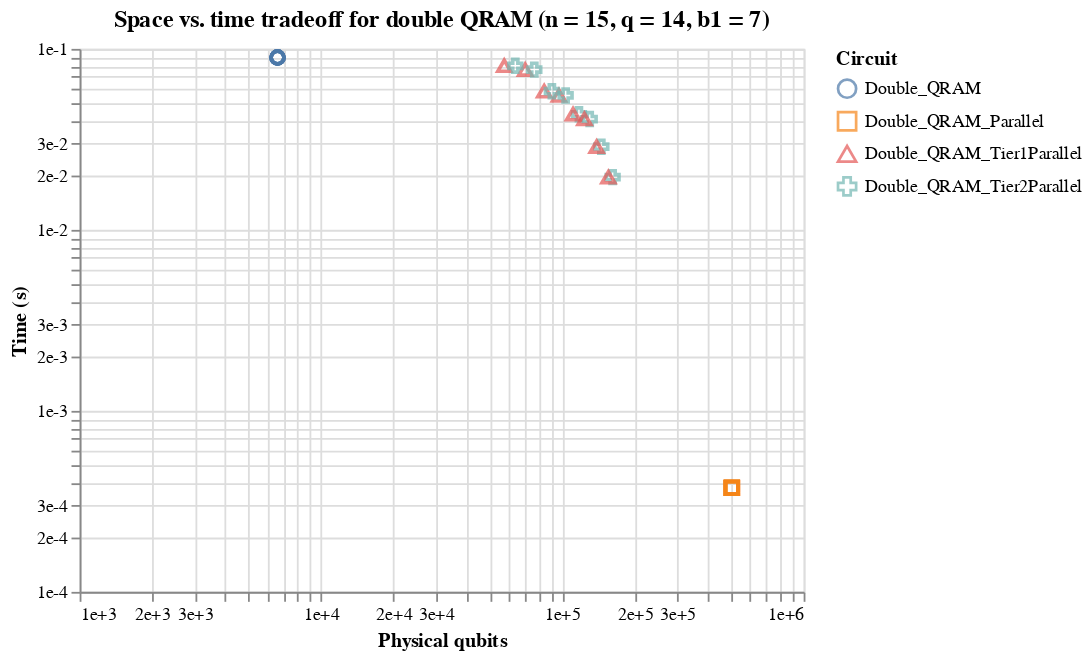

Here is the notebook cell this chart was saved with:
### Code cell
# Same as above but doubles only
doubles = df[np.logical_and([df['name'][i][0:6] == "Double" for i in range(df.shape[0])], np.logical_and(df['n'] == 15, df['q'] == 14))]
doubles = doubles[doubles['b1'] == 7]

Chart(doubles, title="Space vs. time tradeoff for double QRAM (n = 15, q = 14, b1 = 7)").mark_point(size=50).encode(x=X('total_phys_q',
                                  scale=Scale(type='log',),
                                  axis=Axis(title="Physical qubits",
                                            format="e")),
                              y=Y('total_time',
                                  scale=Scale(type='log'),
                                  axis=Axis(title="Time (s)",
                                            format="e")),
                               shape='name',                                                                                     
                              color=Color('name', legend=Legend(title="Circuit"))
                              )

### Figure 1 — Vega-Lite specification as saved in the notebook (floating-point values rounded to 4 significant figures)
{"$schema": "https://vega.github.io/schema/vega-lite/v2.6.0.json", "config": {"view": {"height": 300, "width": 400}}, "data": {"name": "data-c1d82b3bd4fda4be234095db34498d65"}, "datasets": {"data-c1d82b3bd4fda4be234095db34498d65": [{"b1": 7, "b2": 7, "clifford_distance": 4, "clifford_phys_q": 1550, "clifford_time": 0.001242, "clifford_total_avg_cycles": 6211.0, "cliffords": 83977, "cnot_count": 71687, "depth": 63498, "distill_cycles_per_state": 50, "distill_distances": "[5]", "distill_factories": 4, "distill_logical_q": 64, "distill_logical_q_per_factory": 16, "distill_phys_q": 5056, "distill_reqd": true, "distill_sim_states": 1, "distill_time": 0.08962, "distill_total_cycles": 563350, "eps": 1, "h_count": 12290, "k": 4, "mode": "defect", "n": 15, "n_qubits": 31, "name": "Double_QRAM", "p_g": 1e-05, "p_in": 0.0001, "q": 14, "safety_factor": 0, "t_count": 35847, "t_depth": 11267, "t_sc": 2e-07, "total_cost": 25.69, "total_phys_q": 6606, "total_time": 0.08962}, {"b1": 7, "b2": 7, "clifford_distance": 4, "clifford_phys_q": 52400, "clifford_time": 3.352e-05, "clifford_total_avg_cycles": 167.6, "cliffords": 76801, "cnot_count": 65791, "depth": 63498, "distill_cycles_per_state": 50, "distill_distances": "[5]", "distill_factories": 4, "distill_logical_q": 64, "distill_logical_q_per_factory": 16, "distill_phys_q": 5056, "distill_reqd": true, "distill_sim_states": 1, "distill_time": 0.08066, "distill_total_cycles": 461350, "eps": 1, "h_count": 11010, "k": 4, "mode": "defect", "n": 15, "n_qubits": 1048, "name": "Double_QRAM_Tier1Parallel", "p_g": 1e-05, "p_in": 0.0001, "q": 14, "safety_factor": 0, "t_count": 32263, "t_depth": 9227, "t_sc": 2e-07, "total_cost": 28.93, "total_phys_q": 57456, "total_time": 0.08066}, {"b1": 7, "b2": 7, "clifford_distance": 4, "clifford_phys_q": 147700, "clifford_time": 8.249e-06, "clifford_total_avg_cycles": 41.24, "cliffords": 53491, "cnot_count": 46065, "depth": 13322, "distill_cycles_per_state": 50, "distill_distances": "[5]", "distill_factories": 11, "distill_logical_q": 176, "distill_logical_q_per_factory": 16, "distill_phys_q": 13904, "distill_reqd": true, "distill_sim_states": 1, "distill_time": 0.01956, "distill_total_cycles": 104350, "eps": 1, "h_count": 7426, "k": 4, "mode": "defect", "n": 15, "n_qubits": 2954, "name": "Double_QRAM_Tier2Parallel", "p_g": 1e-05, "p_in": 0.0001, "q": 14, "safety_factor": 0, "t_count": 21511, "t_depth": 2087, "t_sc": 2e-07, "total_cost": 28.28, "total_phys_q": 161604, "total_time": 0.01956}, {"b1": 7, "b2": 7, "clifford_distance": 4, "clifford_phys_q": 198550, "clifford_time": 5.284e-06, "clifford_total_avg_cycles": 26.42, "cliffords": 46315, "cnot_count": 40169, "depth": 281, "distill_cycles_per_state": 40, "distill_distances": "[4]", "distill_factories": 382, "distill_logical_q": 6112, "distill_logical_q_per_factory": 16, "distill_phys_q": 305600, "distill_reqd": true, "distill_sim_states": 1, "distill_time": 0.0003754, "distill_total_cycles": 1880, "eps": 1, "h_count": 6146, "k": 4, "mode": "defect", "n": 15, "n_qubits": 3971, "name": "Double_QRAM_Parallel", "p_g": 1e-05, "p_in": 0.0001, "q": 14, "safety_factor": 0, "t_count": 17927, "t_depth": 47, "t_sc": 2e-07, "total_cost": 24.2, "total_phys_q": 504150, "total_time": 0.0003754}, {"b1": 7, "b2": 7, "clifford_distance": 4, "clifford_phys_q": 1550, "clifford_time": 0.001242, "clifford_total_avg_cycles": 6211.0, "cliffords": 83977, "cnot_count": 71687, "depth": 56330, "distill_cycles_per_state": 50, "distill_distances": "[5]", "distill_factories": 4, "distill_logical_q": 64, "distill_logical_q_per_factory": 16, "distill_phys_q": 5056, "distill_reqd": true, "distill_sim_states": 1, "distill_time": 0.08962, "distill_total_cycles": 563350, "eps": 1, "h_count": 12290, "k": 5, "mode": "defect", "n": 15, "n_qubits": 31, "name": "Double_QRAM", "p_g": 1e-05, "p_in": 0.0001, "q": 14, "safety_factor": 0, "t_count": 35847, "t_depth": 11267, "t_sc": 2e-07, "total_cost": 25.69, "total_phys_q": 6606, "total_time": 0.08962}, {"b1": 7, "b2": 7, "clifford_distance": 4, "clifford_phys_q": 65100, "clifford_time": 2.58e-05, "clifford_total_avg_cycles": 129.0, "cliffords": 73471, "cnot_count": 62973, "depth": 56330, "distill_cycles_per_state": 50, "distill_distances": "[5]", "distill_factories": 4, "distill_logical_q": 64, "distill_logical_q_per_factory": 16, "distill_phys_q": 5056, "distill_reqd": true, "distill_sim_states": 1, "distill_time": 0.07682, "distill_total_cycles": 410350, "eps": 1, "h_count": 10498, "k": 5, "mode": "defect", "n": 15, "n_qubits": 1302, "name": "Double_QRAM_Tier1Parallel", "p_g": 1e-05, "p_in": 0.0001, "q": 14, "safety_factor": 0, "t_count": 30727, "t_depth": 8207, "t_sc": 2e-07, "total_cost": 29.06, "total_phys_q": 70156, "total_time": 0.07682}, {"b1": 7, "b2": 7, "clifford_distance": 4, "clifford_phys_q": 135000, "clifford_time": 9.594e-06, "clifford_total_avg_cycles": 47.97, "cliffords": 56821, "cnot_count": 48883, "depth": 20490, "distill_cycles_per_state": 50, "distill_distances": "[5]", "distill_factories": 8, "distill_logical_q": 128, "distill_logical_q_per_factory": 16, "distill_phys_q": 10112, "distill_reqd": true, "distill_sim_states": 1, "distill_time": 0.02881, "distill_total_cycles": 155350, "eps": 1, "h_count": 7938, "k": 5, "mode": "defect", "n": 15, "n_qubits": 2700, "name": "Double_QRAM_Tier2Parallel", "p_g": 1e-05, "p_in": 0.0001, "q": 14, "safety_factor": 0, "t_count": 23047, "t_depth": 3107, "t_sc": 2e-07, "total_cost": 28.71, "total_phys_q": 145112, "total_time": 0.02881}, {"b1": 7, "b2": 7, "clifford_distance": 4, "clifford_phys_q": 198550, "clifford_time": 5.284e-06, "clifford_total_avg_cycles": 26.42, "cliffords": 46315, "cnot_count": 40169, "depth": 253, "distill_cycles_per_state": 40, "distill_distances": "[4]", "distill_factories": 382, "distill_logical_q": 6112, "distill_logical_q_per_factory": 16, "distill_phys_q": 305600, "distill_reqd": true, "distill_sim_states": 1, "distill_time": 0.0003754, "distill_total_cycles": 1880, "eps": 1, "h_count": 6146, "k": 5, "mode": "defect", "n": 15, "n_qubits": 3971, "name": "Double_QRAM_Parallel", "p_g": 1e-05, "p_in": 0.0001, "q": 14, "safety_factor": 0, "t_count": 17927, "t_depth": 47, "t_sc": 2e-07, "total_cost": 24.2, "total_phys_q": 504150, "total_time": 0.0003754}, {"b1": 7, "b2": 7, "clifford_distance": 4, "clifford_phys_q": 1550, "clifford_time": 0.001242, "clifford_total_avg_cycles": 6211.0, "cliffords": 83977, "cnot_count": 71687, "depth": 49162, "distill_cycles_per_state": 50, "distill_distances": "[5]", "distill_factories": 4, "distill_logical_q": 64, "distill_logical_q_per_factory": 16, "distill_phys_q": 5056, "distill_reqd": true, "distill_sim_states": 1, "distill_time": 0.08962, "distill_total_cycles": 563350, "eps": 1, "h_count": 12290, "k": 6, "mode": "defect", "n": 15, "n_qubits": 31, "name": "Double_QRAM", "p_g": 1e-05, "p_in": 0.0001, "q": 14, "safety_factor": 0, "t_count": 35847, "t_depth": 11267, "t_sc": 2e-07, "total_cost": 25.69, "total_phys_q": 6606, "total_time": 0.08962}, {"b1": 7, "b2": 7, "clifford_distance": 4, "clifford_phys_q": 77800, "clifford_time": 2.06e-05, "clifford_total_avg_cycles": 103.0, "cliffords": 70141, "cnot_count": 60155, "depth": 49162, "distill_cycles_per_state": 50, "distill_distances": "[5]", "distill_factories": 5, "distill_logical_q": 80, "distill_logical_q_per_factory": 16, "distill_phys_q": 6320, "distill_reqd": true, "distill_sim_states": 1, "distill_time": 0.05838, "distill_total_cycles": 359350, "eps": 1, "h_count": 9986, "k": 6, "mode": "defect", "n": 15, "n_qubits": 1556, "name": "Double_QRAM_Tier1Parallel", "p_g": 1e-05, "p_in": 0.0001, "q": 14, "safety_factor": 0, "t_count": 29191, "t_depth": 7187, "t_sc": 2e-07, "total_cost": 29.13, "total_phys_q": 84120, "total_time": 0.05838}, {"b1": 7, "b2": 7, "clifford_distance": 4, "clifford_phys_q": 122300, "clifford_time": 1.122e-05, "clifford_total_avg_cycles": 56.09, "cliffords": 60151, "cnot_count": 51701, "depth": 27658, "distill_cycles_per_state": 50, "distill_distances": "[5]", "distill_factories": 6, "distill_logical_q": 96, "distill_logical_q_per_factory": 16, "distill_phys_q": 7584, "distill_reqd": true, "distill_sim_states": 1, "distill_time": 0.04097, "distill_total_cycles": 206350, "eps": 1, "h_count": 8450, "k": 6, "mode": "defect", "n": 15, "n_qubits": 2446, "name": "Double_QRAM_Tier2Parallel", "p_g": 1e-05, "p_in": 0.0001, "q": 14, "safety_factor": 0, "t_count": 24583, "t_depth": 4127, "t_sc": 2e-07, "total_cost": 28.97, "total_phys_q": 129884, "total_time": 0.04097}, {"b1": 7, "b2": 7, "clifford_distance": 4, "clifford_phys_q": 198550, "clifford_time": 5.284e-06, "clifford_total_avg_cycles": 26.42, "cliffords": 46315, "cnot_count": 40169, "depth": 225, "distill_cycles_per_state": 40, "distill_distances": "[4]", "distill_factories": 382, "distill_logical_q": 6112, "distill_logical_q_per_factory": 16, "distill_phys_q": 305600, "distill_reqd": true, "distill_sim_states": 1, "distill_time": 0.0003754, "distill_total_cycles": 1880, "eps": 1, "h_count": 6146, "k": 6, "mode": "defect", "n": 15, "n_qubits": 3971, "name": "Double_QRAM_Parallel", "p_g": 1e-05, "p_in": 0.0001, "q": 14, "safety_factor": 0, "t_count": 17927, "t_depth": 47, "t_sc": 2e-07, "total_cost": 24.2, "total_phys_q": 504150, "total_time": 0.0003754}, {"b1": 7, "b2": 7, "clifford_distance": 4, "clifford_phys_q": 1550, "clifford_time": 0.001242, "clifford_total_avg_cycles": 6211.0, "cliffords": 83977, "cnot_count": 71687, "depth": 41994, "distill_cycles_per_state": 50, "distill_distances": "[5]", "distill_factories": 4, "distill_logical_q": 64, "distill_logical_q_per_factory": 16, "distill_phys_q": 5056, "distill_reqd": true, "distill_sim_states": 1, "distill_time": 0.08962, "distill_total_cycles": 563350, "eps": 1, "h_count": 12290, "k": 7, "mode": "defect", "n": 15, "n_qubits": 31, "name": "Double_QRAM", "p_g": 1e-05, "p_in": 0.0001, "q": 14, "safety_factor": 0, "t_count": 35847, "t_depth": 11267, "t_sc": 2e-07, "total_cost": 25.69, "total_phys_q": 6606, "total_time": 0.08962}, {"b1": 7, "b2": 7, "clifford_distance": 4, "clifford_phys_q": 90500, "clifford_time": 1.686e-05, "clifford_total_avg_cycles": 84.29, "cliffords": 66811, "cnot_count": 57337, "depth": 41994, "distill_cycles_per_state": 50, "distill_distances": "[5]", "distill_factories": 5, "distill_logical_q": 80, "distill_logical_q_per_factory": 16, "distill_phys_q": 6320, "distill_reqd": true, "distill_sim_states": 1, "distill_time": 0.05531, "distill_total_cycles": 308350, "eps": 1, "h_count": 9474, "k": 7, "mode": "defect", "n": 15, "n_qubits": 1810, "name": "Double_QRAM_Tier1Parallel", "p_g": 1e-05, "p_in": 0.0001, "q": 14, "safety_factor": 0, "t_count": 27655, "t_depth": 6167, "t_sc": 2e-07, "total_cost": 29.12, "total_phys_q": 96820, "total_time": 0.05531}, {"b1": 7, "b2": 7, "clifford_distance": 4, "clifford_phys_q": 109600, "clifford_time": 1.322e-05, "clifford_total_avg_cycles": 66.1, "cliffords": 63481, "cnot_count": 54519, "depth": 34826, "distill_cycles_per_state": 50, "distill_distances": "[5]", "distill_factories": 6, "distill_logical_q": 96, "distill_logical_q_per_factory": 16, "distill_phys_q": 7584, "distill_reqd": true, "distill_sim_states": 1, "distill_time": 0.04353, "distill_total_cycles": 257350, "eps": 1, "h_count": 8962, "k": 7, "mode": "defect", "n": 15, "n_qubits": 2192, "name": "Double_QRAM_Tier2Parallel", "p_g": 1e-05, "p_in": 0.0001, "q": 14, "safety_factor": 0, "t_count": 26119, "t_depth": 5147, "t_sc": 2e-07, "total_cost": 29.13, "total_phys_q": 117184, "total_time": 0.04353}, {"b1": 7, "b2": 7, "clifford_distance": 4, "clifford_phys_q": 198550, "clifford_time": 5.284e-06, "clifford_total_avg_cycles": 26.42, "cliffords": 46315, "cnot_count": 40169, "depth": 197, "distill_cycles_per_state": 40, "distill_distances": "[4]", "distill_factories": 382, "distill_logical_q": 6112, "distill_logical_q_per_factory": 16, "distill_phys_q": 305600, "distill_reqd": true, "distill_sim_states": 1, "distill_time": 0.0003754, "distill_total_cycles": 1880, "eps": 1, "h_count": 6146, "k": 7, "mode": "defect", "n": 15, "n_qubits": 3971, "name": "Double_QRAM_Parallel", "p_g": 1e-05, "p_in": 0.0001, "q": 14, "safety_factor": 0, "t_count": 17927, "t_depth": 47, "t_sc": 2e-07, "total_cost": 24.2, "total_phys_q": 504150, "total_time": 0.0003754}, {"b1": 7, "b2": 7, "clifford_distance": 4, "clifford_phys_q": 1550, "clifford_time": 0.001242, "clifford_total_avg_cycles": 6211.0, "cliffords": 83977, "cnot_count": 71687, "depth": 41994, "distill_cycles_per_state": 50, "distill_distances": "[5]", "distill_factories": 4, "distill_logical_q": 64, "distill_logical_q_per_factory": 16, "distill_phys_q": 5056, "distill_reqd": true, "distill_sim_states": 1, "distill_time": 0.08962, "distill_total_cycles": 563350, "eps": 1, "h_count": 12290, "k": 8, "mode": "defect", "n": 15, "n_qubits": 31, "name": "Double_QRAM", "p_g": 1e-05, "p_in": 0.0001, "q": 14, "safety_factor": 0, "t_count": 35847, "t_depth": 11267, "t_sc": 2e-07, "total_cost": 25.69, "total_phys_q": 6606, "total_time": 0.08962}, {"b1": 7, "b2": 7, "clifford_distance": 4, "clifford_phys_q": 103200, "clifford_time": 1.404e-05, "clifford_total_avg_cycles": 70.2, "cliffords": 63481, "cnot_count": 54519, "depth": 34826, "distill_cycles_per_state": 50, "distill_distances": "[5]", "distill_factories": 6, "distill_logical_q": 96, "distill_logical_q_per_factory": 16, "distill_phys_q": 7584, "distill_reqd": true, "distill_sim_states": 1, "distill_time": 0.04353, "distill_total_cycles": 257350, "eps": 1, "h_count": 8962, "k": 8, "mode": "defect", "n": 15, "n_qubits": 2064, "name": "Double_QRAM_Tier1Parallel", "p_g": 1e-05, "p_in": 0.0001, "q": 14, "safety_factor": 0, "t_count": 26119, "t_depth": 5147, "t_sc": 2e-07, "total_cost": 29.05, "total_phys_q": 110784, "total_time": 0.04353}, {"b1": 7, "b2": 7, "clifford_distance": 4, "clifford_phys_q": 96900, "clifford_time": 1.575e-05, "clifford_total_avg_cycles": 78.73, "cliffords": 66811, "cnot_count": 57337, "depth": 41994, "distill_cycles_per_state": 50, "distill_distances": "[5]", "distill_factories": 5, "distill_logical_q": 80, "distill_logical_q_per_factory": 16, "distill_phys_q": 6320, "distill_reqd": true, "distill_sim_states": 1, "distill_time": 0.05531, "distill_total_cycles": 308350, "eps": 1, "h_count": 9474, "k": 8, "mode": "defect", "n": 15, "n_qubits": 1938, "name": "Double_QRAM_Tier2Parallel", "p_g": 1e-05, "p_in": 0.0001, "q": 14, "safety_factor": 0, "t_count": 27655, "t_depth": 6167, "t_sc": 2e-07, "total_cost": 29.21, "total_phys_q": 103220, "total_time": 0.05531}, {"b1": 7, "b2": 7, "clifford_distance": 4, "clifford_phys_q": 198550, "clifford_time": 5.284e-06, "clifford_total_avg_cycles": 26.42, "cliffords": 46315, "cnot_count": 40169, "depth": 197, "distill_cycles_per_state": 40, "distill_distances": "[4]", "distill_factories": 382, "distill_logical_q": 6112, "distill_logical_q_per_factory": 16, "distill_phys_q": 305600, "distill_reqd": true, "distill_sim_states": 1, "distill_time": 0.0003754, "distill_total_cycles": 1880, "eps": 1, "h_count": 6146, "k": 8, "mode": "defect", "n": 15, "n_qubits": 3971, "name": "Double_QRAM_Parallel", "p_g": 1e-05, "p_in": 0.0001, "q": 14, "safety_factor": 0, "t_count": 17927, "t_depth": 47, "t_sc": 2e-07, "total_cost": 24.2, "total_phys_q": 504150, "total_time": 0.0003754}, {"b1": 7, "b2": 7, "clifford_distance": 4, "clifford_phys_q": 1550, "clifford_time": 0.001242, "clifford_total_avg_cycles": 6211.0, "cliffords": 83977, "cnot_count": 71687, "depth": 49162, "distill_cycles_per_state": 50, "distill_distances": "[5]", "distill_factories": 4, "distill_logical_q": 64, "distill_logical_q_per_factory": 16, "distill_phys_q": 5056, "distill_reqd": true, "distill_sim_states": 1, "distill_time": 0.08962, "distill_total_cycles": 563350, "eps": 1, "h_count": 12290, "k": 9, "mode": "defect", "n": 15, "n_qubits": 31, "name": "Double_QRAM", "p_g": 1e-05, "p_in": 0.0001, "q": 14, "safety_factor": 0, "t_count": 35847, "t_depth": 11267, "t_sc": 2e-07, "total_cost": 25.69, "total_phys_q": 6606, "total_time": 0.08962}, {"b1": 7, "b2": 7, "clifford_distance": 4, "clifford_phys_q": 115900, "clifford_time": 1.184e-05, "clifford_total_avg_cycles": 59.19, "cliffords": 60151, "cnot_count": 51701, "depth": 27658, "distill_cycles_per_state": 50, "distill_distances": "[5]", "distill_factories": 6, "distill_logical_q": 96, "distill_logical_q_per_factory": 16, "distill_phys_q": 7584, "distill_reqd": true, "distill_sim_states": 1, "distill_time": 0.04097, "distill_total_cycles": 206350, "eps": 1, "h_count": 8450, "k": 9, "mode": "defect", "n": 15, "n_qubits": 2318, "name": "Double_QRAM_Tier1Parallel", "p_g": 1e-05, "p_in": 0.0001, "q": 14, "safety_factor": 0, "t_count": 24583, "t_depth": 4127, "t_sc": 2e-07, "total_cost": 28.89, "total_phys_q": 123484, "total_time": 0.04097}, {"b1": 7, "b2": 7, "clifford_distance": 4, "clifford_phys_q": 84200, "clifford_time": 1.903e-05, "clifford_total_avg_cycles": 95.16, "cliffords": 70141, "cnot_count": 60155, "depth": 49162, "distill_cycles_per_state": 50, "distill_distances": "[5]", "distill_factories": 5, "distill_logical_q": 80, "distill_logical_q_per_factory": 16, "distill_phys_q": 6320, "distill_reqd": true, "distill_sim_states": 1, "distill_time": 0.05838, "distill_total_cycles": 359350, "eps": 1, "h_count": 9986, "k": 9, "mode": "defect", "n": 15, "n_qubits": 1684, "name": "Double_QRAM_Tier2Parallel", "p_g": 1e-05, "p_in": 0.0001, "q": 14, "safety_factor": 0, "t_count": 29191, "t_depth": 7187, "t_sc": 2e-07, "total_cost": 29.24, "total_phys_q": 90520, "total_time": 0.05838}, {"b1": 7, "b2": 7, "clifford_distance": 4, "clifford_phys_q": 198550, "clifford_time": 5.284e-06, "clifford_total_avg_cycles": 26.42, "cliffords": 46315, "cnot_count": 40169, "depth": 225, "distill_cycles_per_state": 40, "distill_distances": "[4]", "distill_factories": 382, "distill_logical_q": 6112, "distill_logical_q_per_factory": 16, "distill_phys_q": 305600, "distill_reqd": true, "distill_sim_states": 1, "distill_time": 0.0003754, "distill_total_cycles": 1880, "eps": 1, "h_count": 6146, "k": 9, "mode": "defect", "n": 15, "n_qubits": 3971, "name": "Double_QRAM_Parallel", "p_g": 1e-05, "p_in": 0.0001, "q": 14, "safety_factor": 0, "t_count": 17927, "t_depth": 47, "t_sc": 2e-07, "total_cost": 24.2, "total_phys_q": 504150, "total_time": 0.0003754}, {"b1": 7, "b2": 7, "clifford_distance": 4, "clifford_phys_q": 1550, "clifford_time": 0.001242, "clifford_total_avg_cycles": 6211.0, "cliffords": 83977, "cnot_count": 71687, "depth": 56330, "distill_cycles_per_state": 50, "distill_distances": "[5]", "distill_factories": 4, "distill_logical_q": 64, "distill_logical_q_per_factory": 16, "distill_phys_q": 5056, "distill_reqd": true, "distill_sim_states": 1, "distill_time": 0.08962, "distill_total_cycles": 563350, "eps": 1, "h_count": 12290, "k": 10, "mode": "defect", "n": 15, "n_qubits": 31, "name": "Double_QRAM", "p_g": 1e-05, "p_in": 0.0001, "q": 14, "safety_factor": 0, "t_count": 35847, "t_depth": 11267, "t_sc": 2e-07, "total_cost": 25.69, "total_phys_q": 6606, "total_time": 0.08962}, {"b1": 7, "b2": 7, "clifford_distance": 4, "clifford_phys_q": 128600, "clifford_time": 1.007e-05, "clifford_total_avg_cycles": 50.36, "cliffords": 56821, "cnot_count": 48883, "depth": 20490, "distill_cycles_per_state": 50, "distill_distances": "[5]", "distill_factories": 8, "distill_logical_q": 128, "distill_logical_q_per_factory": 16, "distill_phys_q": 10112, "distill_reqd": true, "distill_sim_states": 1, "distill_time": 0.02881, "distill_total_cycles": 155350, "eps": 1, "h_count": 7938, "k": 10, "mode": "defect", "n": 15, "n_qubits": 2572, "name": "Double_QRAM_Tier1Parallel", "p_g": 1e-05, "p_in": 0.0001, "q": 14, "safety_factor": 0, "t_count": 23047, "t_depth": 3107, "t_sc": 2e-07, "total_cost": 28.64, "total_phys_q": 138712, "total_time": 0.02881}, {"b1": 7, "b2": 7, "clifford_distance": 4, "clifford_phys_q": 71500, "clifford_time": 2.349e-05, "clifford_total_avg_cycles": 117.4, "cliffords": 73471, "cnot_count": 62973, "depth": 56330, "distill_cycles_per_state": 50, "distill_distances": "[5]", "distill_factories": 4, "distill_logical_q": 64, "distill_logical_q_per_factory": 16, "distill_phys_q": 5056, "distill_reqd": true, "distill_sim_states": 1, "distill_time": 0.07682, "distill_total_cycles": 410350, "eps": 1, "h_count": 10498, "k": 10, "mode": "defect", "n": 15, "n_qubits": 1430, "name": "Double_QRAM_Tier2Parallel", "p_g": 1e-05, "p_in": 0.0001, "q": 14, "safety_factor": 0, "t_count": 30727, "t_depth": 8207, "t_sc": 2e-07, "total_cost": 29.19, "total_phys_q": 76556, "total_time": 0.07682}, {"b1": 7, "b2": 7, "clifford_distance": 4, "clifford_phys_q": 198550, "clifford_time": 5.284e-06, "clifford_total_avg_cycles": 26.42, "cliffords": 46315, "cnot_count": 40169, "depth": 253, "distill_cycles_per_state": 40, "distill_distances": "[4]", "distill_factories": 382, "distill_logical_q": 6112, "distill_logical_q_per_factory": 16, "distill_phys_q": 305600, "distill_reqd": true, "distill_sim_states": 1, "distill_time": 0.0003754, "distill_total_cycles": 1880, "eps": 1, "h_count": 6146, "k": 10, "mode": "defect", "n": 15, "n_qubits": 3971, "name": "Double_QRAM_Parallel", "p_g": 1e-05, "p_in": 0.0001, "q": 14, "safety_factor": 0, "t_count": 17927, "t_depth": 47, "t_sc": 2e-07, "total_cost": 24.2, "total_phys_q": 504150, "total_time": 0.0003754}, {"b1": 7, "b2": 7, "clifford_distance": 4, "clifford_phys_q": 1550, "clifford_time": 0.001242, "clifford_total_avg_cycles": 6211.0, "cliffords": 83977, "cnot_count": 71687, "depth": 63498, "distill_cycles_per_state": 50, "distill_distances": "[5]", "distill_factories": 4, "distill_logical_q": 64, "distill_logical_q_per_factory": 16, "distill_phys_q": 5056, "distill_reqd": true, "distill_sim_states": 1, "distill_time": 0.08962, "distill_total_cycles": 563350, "eps": 1, "h_count": 12290, "k": 11, "mode": "defect", "n": 15, "n_qubits": 31, "name": "Double_QRAM", "p_g": 1e-05, "p_in": 0.0001, "q": 14, "safety_factor": 0, "t_count": 35847, "t_depth": 11267, "t_sc": 2e-07, "total_cost": 25.69, "total_phys_q": 6606, "total_time": 0.08962}, {"b1": 7, "b2": 7, "clifford_distance": 4, "clifford_phys_q": 141300, "clifford_time": 8.622e-06, "clifford_total_avg_cycles": 43.11, "cliffords": 53491, "cnot_count": 46065, "depth": 13322, "distill_cycles_per_state": 50, "distill_distances": "[5]", "distill_factories": 11, "distill_logical_q": 176, "distill_logical_q_per_factory": 16, "distill_phys_q": 13904, "distill_reqd": true, "distill_sim_states": 1, "distill_time": 0.01956, "distill_total_cycles": 104350, "eps": 1, "h_count": 7426, "k": 11, "mode": "defect", "n": 15, "n_qubits": 2826, "name": "Double_QRAM_Tier1Parallel", "p_g": 1e-05, "p_in": 0.0001, "q": 14, "safety_factor": 0, "t_count": 21511, "t_depth": 2087, "t_sc": 2e-07, "total_cost": 28.22, "total_phys_q": 155204, "total_time": 0.01956}, {"b1": 7, "b2": 7, "clifford_distance": 4, "clifford_phys_q": 58800, "clifford_time": 2.987e-05, "clifford_total_avg_cycles": 149.3, "cliffords": 76801, "cnot_count": 65791, "depth": 63498, "distill_cycles_per_state": 50, "distill_distances": "[5]", "distill_factories": 4, "distill_logical_q": 64, "distill_logical_q_per_factory": 16, "distill_phys_q": 5056, "distill_reqd": true, "distill_sim_states": 1, "distill_time": 0.08066, "distill_total_cycles": 461350, "eps": 1, "h_count": 11010, "k": 11, "mode": "defect", "n": 15, "n_qubits": 1176, "name": "Double_QRAM_Tier2Parallel", "p_g": 1e-05, "p_in": 0.0001, "q": 14, "safety_factor": 0, "t_count": 32263, "t_depth": 9227, "t_sc": 2e-07, "total_cost": 29.09, "total_phys_q": 63856, "total_time": 0.08066}, {"b1": 7, "b2": 7, "clifford_distance": 4, "clifford_phys_q": 198550, "clifford_time": 5.284e-06, "clifford_total_avg_cycles": 26.42, "cliffords": 46315, "cnot_count": 40169, "depth": 281, "distill_cycles_per_state": 40, "distill_distances": "[4]", "distill_factories": 382, "distill_logical_q": 6112, "distill_logical_q_per_factory": 16, "distill_phys_q": 305600, "distill_reqd": true, "distill_sim_states": 1, "distill_time": 0.0003754, "distill_total_cycles": 1880, "eps": 1, "h_count": 6146, "k": 11, "mode": "defect", "n": 15, "n_qubits": 3971, "name": "Double_QRAM_Parallel", "p_g": 1e-05, "p_in": 0.0001, "q": 14, "safety_factor": 0, "t_count": 17927, "t_depth": 47, "t_sc": 2e-07, "total_cost": 24.2, "total_phys_q": 504150, "total_time": 0.0003754}]}, "encoding": {"color": {"field": "name", "legend": {"title": "Circuit"}, "type": "nominal"}, "shape": {"field": "name", "type": "nominal"}, "x": {"axis": {"format": "e", "title": "Physical qubits"}, "field": "total_phys_q", "scale": {"type": "log"}, "type": "quantitative"}, "y": {"axis": {"format": "e", "title": "Time (s)"}, "field": "total_time", "scale": {"type": "log"}, "type": "quantitative"}}, "mark": {"size": 50, "type": "point"}, "title": "Space vs. time tradeoff for double QRAM (n = 15, q = 14, b1 = 7)"}
